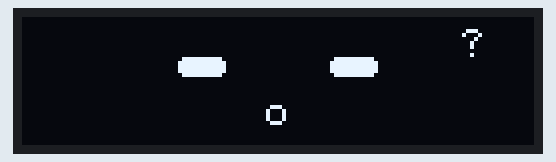
Bench run of a sketch on a simulated ESP32. Parts: 128×32 one-colour display. What the sketch prints to the serial monitor is not drawn.

Above: at 0.6 s.
At 8.1 s:
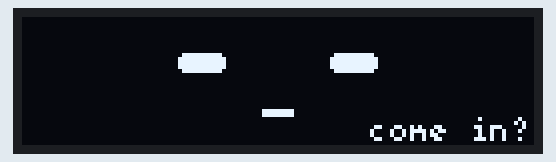
At 15.7 s:
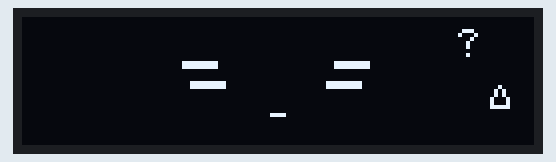
At 22.7 s:
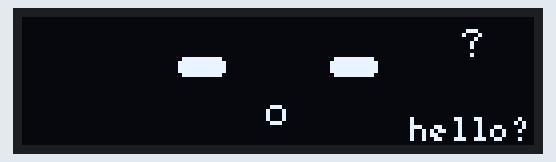
At 29.0 s:
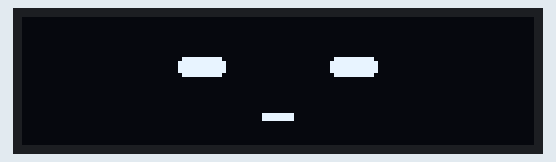
At 38.1 s:
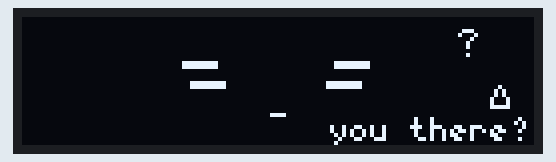

The sketch:

CatCabin_OLED_Demo.ino
```cpp
#include <Wire.h>
#include <U8g2lib.h>
#include <string.h>

// 独立的屏幕演示，不包含 Wi-Fi、雷达或云端密钥。
constexpr int OLED_SDA_PIN = 5;
constexpr int OLED_SCL_PIN = 6;
constexpr uint32_t OLED_REFRESH_MS = 80;
constexpr uint32_t OLED_WHISPER_DELAY_MS = 1500;
constexpr uint32_t OLED_WHISPER_PERIOD_MS = 6000;
constexpr uint32_t OLED_WHISPER_DURATION_MS = 1800;

U8G2_SH1106_128X32_VISIONOX_F_HW_I2C oled(
  U8G2_R0, U8X8_PIN_NONE, OLED_SCL_PIN, OLED_SDA_PIN
);
bool oledReady = false;
uint32_t lastOledRefreshMs = 0;
uint32_t faceTransitionMs = 0;
uint32_t faceStateSinceMs = 0;

enum FaceState : uint8_t { FACE_SCANNING, FACE_EMPTY, FACE_OCCUPIED, FACE_RADAR_ERROR };
FaceState faceTarget = FACE_SCANNING;

uint32_t demoStartedMs = 0;

FaceState currentFaceState(uint32_t nowMs) {
  // 每种表情保留 5 秒，方便观察小字出现和消失。
  if (demoStartedMs == 0) return FACE_SCANNING;
  switch (((nowMs - demoStartedMs) / 5000) % 4) {
    case 0: return FACE_SCANNING;
    case 1: return FACE_EMPTY;
    case 2: return FACE_OCCUPIED;
    default: return FACE_RADAR_ERROR;
  }
}

void initializeOled() {
  Wire.begin(OLED_SDA_PIN, OLED_SCL_PIN);
  Wire.setClock(100000);
  // 常见的 I2C 地址；找不到屏幕时雷达和网络仍照常运行。
  uint8_t address = 0;
  for (uint8_t candidate : {0x3C, 0x3D}) {
    Wire.beginTransmission(candidate);
    if (Wire.endTransmission() == 0) {
      address = candidate;
      break;
    }
  }
  if (address == 0) {
    Serial.println("[OLED] GPIO5/6 未发现 I2C 屏幕，跳过显示");
    return;
  }
  oled.setI2CAddress(address << 1);
  oled.begin();
  oled.setBusClock(400000);
  oledReady = true;
  Serial.printf("[OLED] SH1106 128x32 已启动，I2C 地址 0x%02X\n", address);
}

void drawHeart(int x, int y, bool pulse) {
  const char* small[] = {
    ".##.##.", "#######", "#######", ".#####.", "..###..", "...#..."
  };
  const char* large[] = {
    ".###.###.", "#########", "#########", ".#######.",
    "..#####..", "...###...", "....#...."
  };
  const char** rows = pulse ? large : small;
  const uint8_t height = pulse ? 7 : 6;
  const uint8_t width = pulse ? 9 : 7;
  for (uint8_t row = 0; row < height; ++row) {
    for (uint8_t col = 0; col < width; ++col) {
      if (rows[row][col] == '#') oled.drawPixel(x + col, y + row);
    }
  }
}

void drawQuestion(int x, int y) {
  const char* rows[] = {
    ".###.", "#...#", "...#.", "..#..", "..#..", ".....", "..#.."
  };
  for (uint8_t row = 0; row < 7; ++row) {
    for (uint8_t col = 0; col < 5; ++col) {
      if (rows[row][col] == '#') oled.drawPixel(x + col, y + row);
    }
  }
}

void faceLine(int x0, int y0, int x1, int y1, int dy, bool thick = true) {
  oled.drawLine(x0, y0 + dy, x1, y1 + dy);
  if (thick) oled.drawLine(x0, y0 + dy + 1, x1, y1 + dy + 1);
}

void drawWhisper(FaceState state, uint32_t nowMs) {
  const uint32_t stateAge = nowMs - faceStateSinceMs;
  if (stateAge < OLED_WHISPER_DELAY_MS) return;
  const uint32_t cycleAge = stateAge - OLED_WHISPER_DELAY_MS;
  const uint32_t visibleAge = cycleAge % OLED_WHISPER_PERIOD_MS;
  if (visibleAge >= OLED_WHISPER_DURATION_MS) return;

  const bool alternate = (cycleAge / OLED_WHISPER_PERIOD_MS) % 2;
  const char* phrase = "hello?";
  if (state == FACE_EMPTY) phrase = alternate ? "hi there" : "come in?";
  if (state == FACE_OCCUPIED) phrase = alternate ? "cozy here" : "shh...";
  if (state == FACE_SCANNING) phrase = alternate ? "looking..." : "hello?";
  if (state == FACE_RADAR_ERROR) phrase = alternate ? "hmm..." : "you there?";

  // 小字从右下角逐字出现，不遮挡中间的表情。
  char visible[16] = {};
  const size_t length = strlen(phrase);
  const size_t count = min(length, static_cast<size_t>(visibleAge / 95 + 1));
  memcpy(visible, phrase, count);
  oled.setFont(u8g2_font_5x7_tr);
  oled.drawStr(126 - oled.getStrWidth(visible), 31, visible);
}

void drawFace(FaceState state, uint32_t nowMs) {
  const uint32_t transitionAge = nowMs - faceTransitionMs;
  const bool transitioning = transitionAge < 200;
  const bool blink = transitioning && transitionAge < 90;
  const bool wink = transitioning && !blink;
  const bool naturalBlink = !transitioning && nowMs % 5200 < 90;
  // 每隔一段时间仅上下移动 1 像素，避免影响辨识。
  const int dy = (!transitioning && (nowMs / 800) % 4 == 2) ? -1 : 0;

  oled.clearBuffer();
  if (state == FACE_OCCUPIED) {
    if (blink || naturalBlink) {
      faceLine(39, 13, 50, 13, dy);
      faceLine(77, 13, 88, 13, dy);
    } else {
      faceLine(39, 16, 45, 10, dy);
      faceLine(45, 10, 51, 16, dy);
      if (wink) {
        faceLine(77, 13, 89, 13, dy);
      } else {
        faceLine(77, 16, 83, 10, dy);
        faceLine(83, 10, 89, 16, dy);
      }
    }
    faceLine(53, 22, 57, 25, dy);
    faceLine(57, 25, 61, 26, dy);
    faceLine(61, 26, 66, 26, dy);
    faceLine(66, 26, 70, 24, dy);
    faceLine(70, 24, 74, 21, dy);
    const bool pulse = (nowMs / 650) % 2 == 1;
    drawHeart(pulse ? 109 : 111, pulse ? 2 : 3, pulse);
  } else if (state == FACE_RADAR_ERROR) {
    faceLine(40, 11, 48, 11, dy);
    faceLine(42, 16, 50, 16, dy);
    faceLine(78, 11, 86, 11, dy);
    faceLine(76, 16, 84, 16, dy);
    faceLine(62, 24, 65, 24, dy, false);
    drawQuestion(109, 3);
    faceLine(117, 20, 119, 17, 0, false);
    faceLine(119, 17, 121, 20, 0, false);
    faceLine(121, 20, 121, 22, 0, false);
    faceLine(121, 22, 117, 22, 0, false);
    faceLine(117, 22, 117, 20, 0, false);
  } else {
    if (blink || naturalBlink) {
      faceLine(39, 13, 50, 13, dy);
      faceLine(77, 13, 88, 13, dy);
    } else {
      oled.drawRBox(39, 10 + dy, 12, 5, 2);
      oled.drawRBox(77, 10 + dy, 12, 5, 2);
    }
    if (state == FACE_SCANNING) {
      oled.drawCircle(63, 24 + dy, 2);
      drawQuestion(110, 3);
    } else {
      faceLine(60, 24, 67, 24, dy);
    }
  }
  drawWhisper(state, nowMs);
  oled.sendBuffer();
}

void updateOled(uint32_t nowMs) {
  if (!oledReady || nowMs - lastOledRefreshMs < OLED_REFRESH_MS) return;
  lastOledRefreshMs = nowMs;
  const FaceState next = currentFaceState(nowMs);
  if (next != faceTarget) {
    faceTarget = next;
    faceTransitionMs = nowMs;
    faceStateSinceMs = nowMs;
  }
  drawFace(faceTarget, nowMs);
}

void setup() {
  Serial.begin(115200);
  Serial.setTxTimeoutMs(0);
  delay(500);
  initializeOled();
  demoStartedMs = millis();
  Serial.println("[OLED 演示] 四种表情各 5 秒；小字随后短暂出现");
}

void loop() {
  updateOled(millis());
  delay(5);
}
```

Measured:
- what the display in image 0 shows lasts 1.1 s, from 0.5 s to 1.6 s
- what the display in image 1 shows lasts 0.7 s, from 8.1 s to 8.8 s
- what the display in image 2 shows lasts 1.5 s, from 15.6 s to 17.1 s
- what the display in image 3 shows lasts 1.4 s, from 22.6 s to 24.0 s
- what the display in image 4 shows lasts 1.6 s, from 28.9 s to 30.5 s
- what the display in image 5 shows lasts 0.9 s, from 38.0 s to 38.9 s
